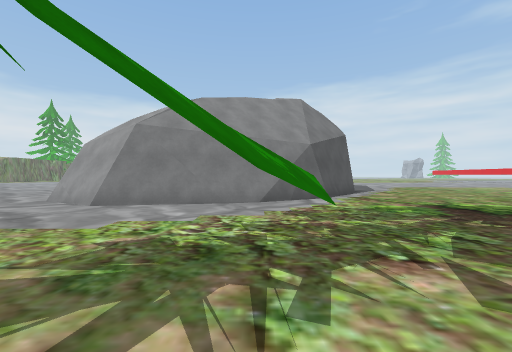
View 1 (above)

24 first-person views from a walk through a 3-D level made in the Unity game engine. The camera is 1.2 m above the floor, looks level and sees 90° across. The floor is counted in squares, 2 m on a side. Each view is taken from the middle of a square. On the plan, view 1 faces up. The plan holds only what a view shows up to about 9 squares ahead; the rest is blank. The place goes on beyond the plan. Some surface patterns are stand-ins.

View 2
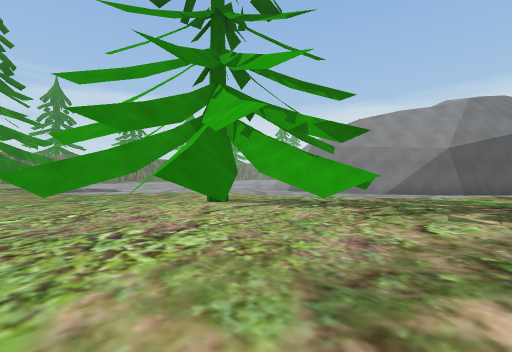

View 3
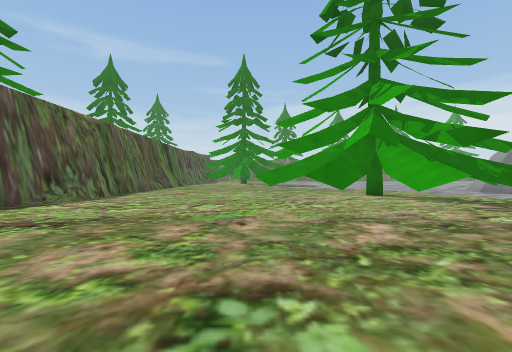

View 4
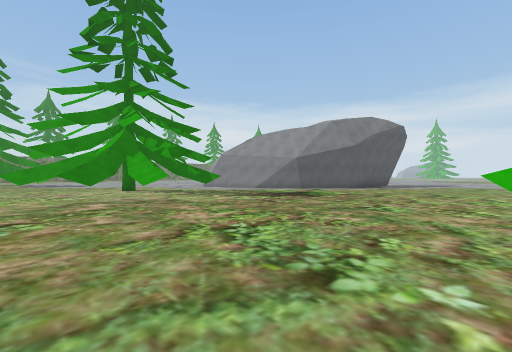

View 5
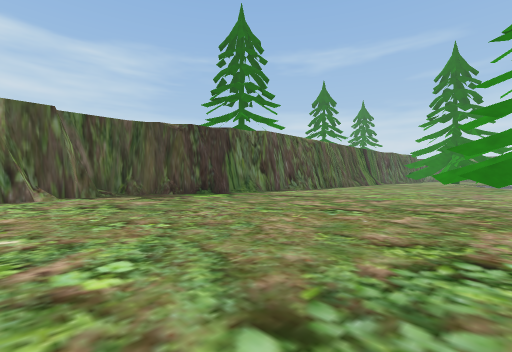

View 6
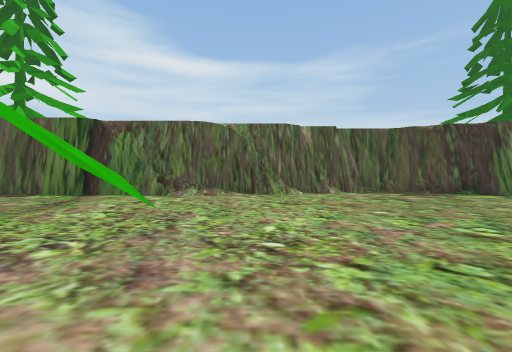

View 7
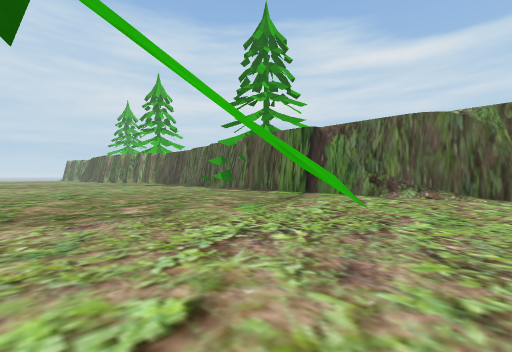

View 8
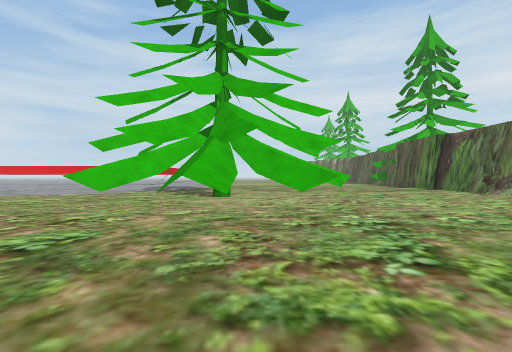

View 9
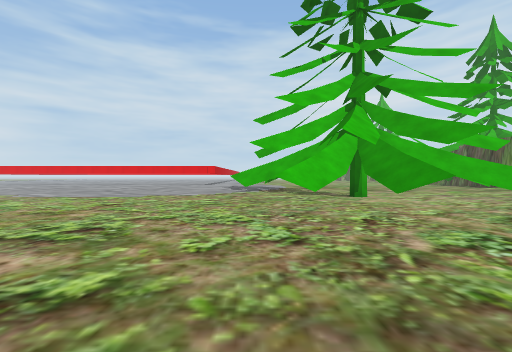

View 10
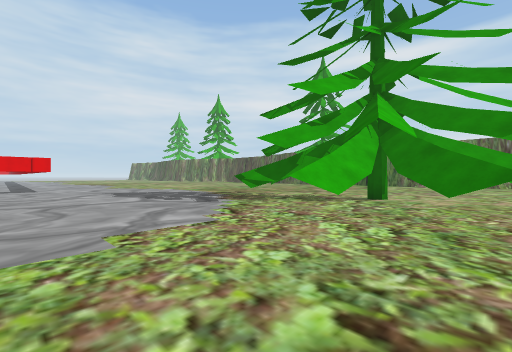

View 11
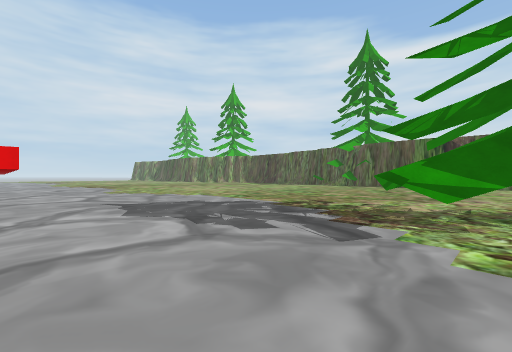

View 12
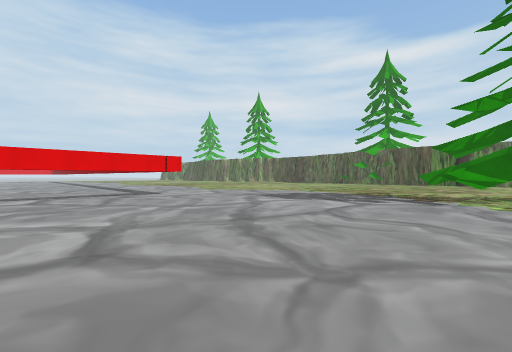

View 13
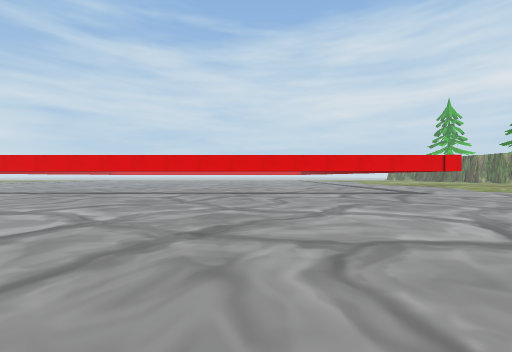

View 14
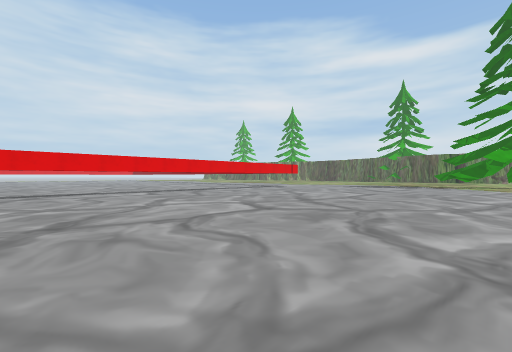

View 15
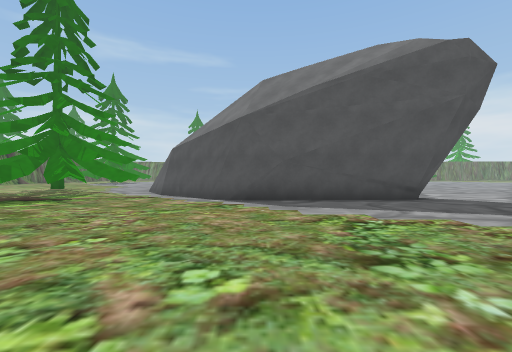

View 16
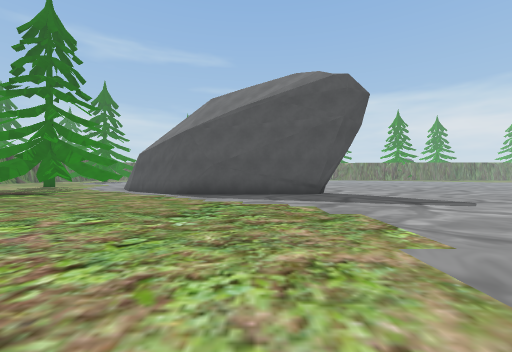

View 17
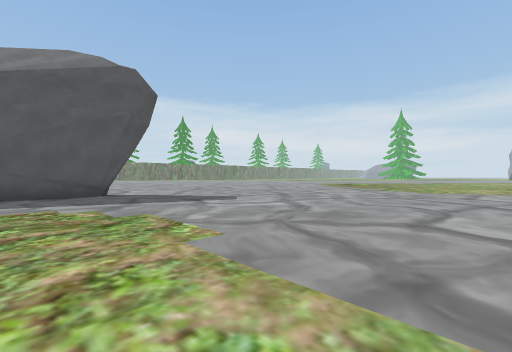

View 18
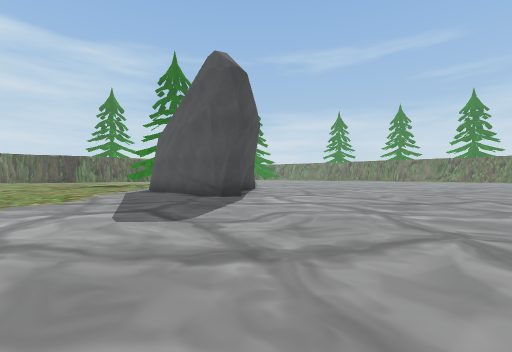

View 19
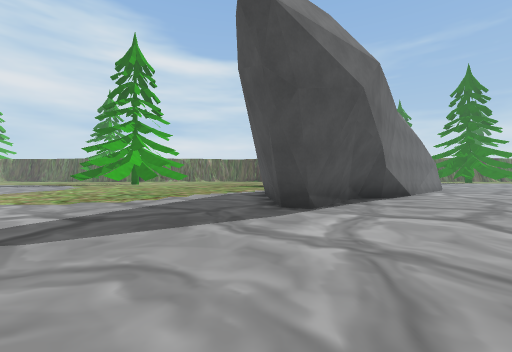

View 20
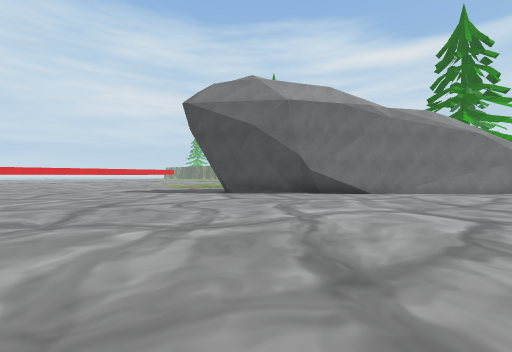

View 21
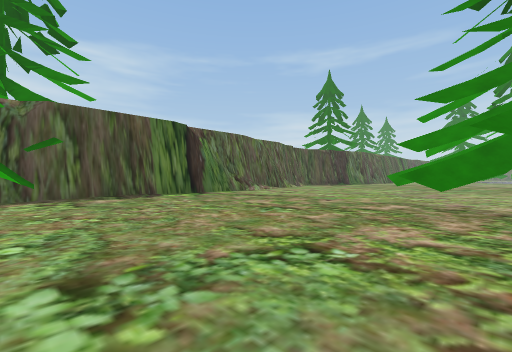

View 22
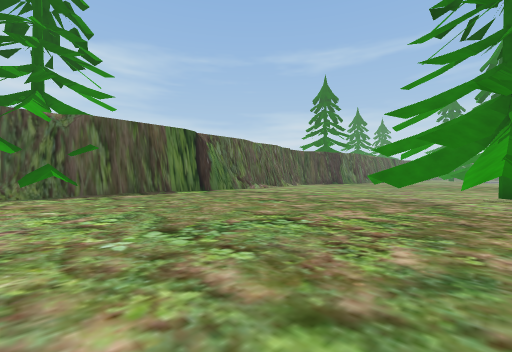

View 23
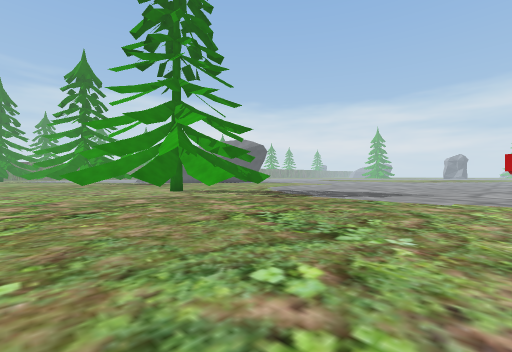

View 24
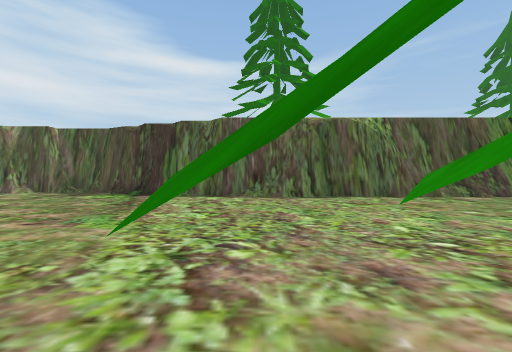

### Floor plan
Key: @ floor where view 1 was taken; # wall or solid block; . floor; = window, fence, low wall or low ledge; O other object.
Columns run from 4 left of view 1 to 22 right of it. Each row starts with its distance up from view 1.
 20 .................        .#
 19 ..........................#
 18 ..........................#
 17 ..........................#
 16 ..........................#
 15 ..........................#
 14 .......#..................#
 13 ......##..................#
 12 ....####..................#
 11 ...##  #..................#
 10 ..##   #..................#
  9 .##   ##..................#
  8 ##    #...................#
  7 ##  ###...................#
  6 #####......................
  5 ...........................
  4 ..O.............OO.........
  3   O O.........OOOOOO.......
  2  ...O..........O...O.......
  1 ..#..O.......OO..#.OO......
  0 ....@O............O........
 -1 OO..O.........OO.OOO.......
 -2 ..O.O...........OO.........
 -3 ..O........................
 -4 ...........................
 -5 ...........................
 -6 ...........................
 -7 ###........................
 -8    #####=......##########O#
 -9         ###.###        OO
-10  O        ##           O
-11  O

Where each view was taken, in squares from view 1:
view 1: 0 up, 0 right, facing up
view 2: 3 down, 3 right, facing up-left
view 3: 3 down, 6 right, facing left
view 4: 3 down, 9 right, facing up-left
view 5: 1 down, 9 right, facing down-left
view 6: 0 up, 11 right, facing down
view 7: 0 up, 11 right, facing down-right
view 8: 0 up, 5 right, facing right
view 9: 4 up, 5 right, facing right
view 10: 8 up, 10 right, facing down-right
view 11: 7 up, 14 right, facing down-right
view 12: 11 up, 14 right, facing down-right
view 13: 13 up, 14 right, facing right
view 14: 19 up, 13 right, facing down-right
view 15: 10 up, 10 right, facing left
view 16: 12 up, 12 right, facing left
view 17: 12 up, 12 right, facing up-left
view 18: 20 up, 8 right, facing down-left
view 19: 19 up, 4 right, facing down
view 20: 20 up, 4 left, facing down-right
view 21: 0 up, 21 right, facing down-left
view 22: 1 up, 22 right, facing down-left
view 23: 4 down, 22 right, facing up-left
view 24: 0 up, 0 right, facing down
